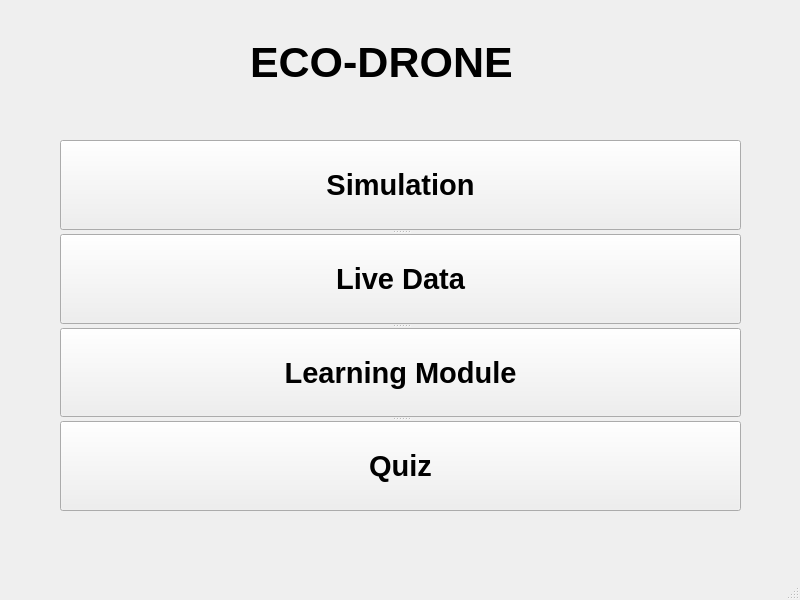
<?xml version="1.0" encoding="UTF-8"?>
<ui version="4.0">
 <class>MainWindow</class>
 <widget class="QMainWindow" name="MainWindow">
  <property name="geometry">
   <rect>
    <x>0</x>
    <y>0</y>
    <width>800</width>
    <height>600</height>
   </rect>
  </property>
  <property name="windowTitle">
   <string>MainWindow</string>
  </property>
  <widget class="QWidget" name="centralwidget">
   <widget class="QLabel" name="label_H_main">
    <property name="geometry">
     <rect>
      <x>250</x>
      <y>30</y>
      <width>325</width>
      <height>64</height>
     </rect>
    </property>
    <property name="font">
     <font>
      <pointsize>32</pointsize>
      <weight>75</weight>
      <bold>true</bold>
     </font>
    </property>
    <property name="text">
     <string>ECO-DRONE</string>
    </property>
   </widget>
   <widget class="QSplitter" name="splitter">
    <property name="geometry">
     <rect>
      <x>60</x>
      <y>140</y>
      <width>681</width>
      <height>371</height>
     </rect>
    </property>
    <property name="orientation">
     <enum>Qt::Vertical</enum>
    </property>
    <widget class="QPushButton" name="pushButton_H_Simulation">
     <property name="font">
      <font>
       <pointsize>22</pointsize>
       <weight>75</weight>
       <bold>true</bold>
      </font>
     </property>
     <property name="layoutDirection">
      <enum>Qt::LeftToRight</enum>
     </property>
     <property name="text">
      <string>Simulation</string>
     </property>
     <property name="iconSize">
      <size>
       <width>16</width>
       <height>16</height>
      </size>
     </property>
     <property name="autoDefault">
      <bool>false</bool>
     </property>
    </widget>
    <widget class="QPushButton" name="pushButton_H_LiveData">
     <property name="font">
      <font>
       <pointsize>22</pointsize>
       <weight>75</weight>
       <bold>true</bold>
      </font>
     </property>
     <property name="layoutDirection">
      <enum>Qt::LeftToRight</enum>
     </property>
     <property name="text">
      <string>Live Data</string>
     </property>
     <property name="iconSize">
      <size>
       <width>16</width>
       <height>16</height>
      </size>
     </property>
     <property name="autoDefault">
      <bool>false</bool>
     </property>
    </widget>
    <widget class="QPushButton" name="pushButton_H_Learn">
     <property name="font">
      <font>
       <pointsize>22</pointsize>
       <weight>75</weight>
       <bold>true</bold>
      </font>
     </property>
     <property name="layoutDirection">
      <enum>Qt::LeftToRight</enum>
     </property>
     <property name="text">
      <string>Learning Module</string>
     </property>
     <property name="iconSize">
      <size>
       <width>16</width>
       <height>16</height>
      </size>
     </property>
     <property name="autoDefault">
      <bool>false</bool>
     </property>
    </widget>
    <widget class="QPushButton" name="pushButton_H_Quiz">
     <property name="font">
      <font>
       <pointsize>22</pointsize>
       <weight>75</weight>
       <bold>true</bold>
      </font>
     </property>
     <property name="layoutDirection">
      <enum>Qt::LeftToRight</enum>
     </property>
     <property name="text">
      <string>Quiz</string>
     </property>
     <property name="iconSize">
      <size>
       <width>16</width>
       <height>16</height>
      </size>
     </property>
     <property name="autoDefault">
      <bool>false</bool>
     </property>
    </widget>
   </widget>
  </widget>
  <widget class="QMenuBar" name="menubar">
   <property name="geometry">
    <rect>
     <x>0</x>
     <y>0</y>
     <width>800</width>
     <height>26</height>
    </rect>
   </property>
  </widget>
  <widget class="QStatusBar" name="statusbar"/>
 </widget>
 <resources/>
 <connections/>
</ui>
